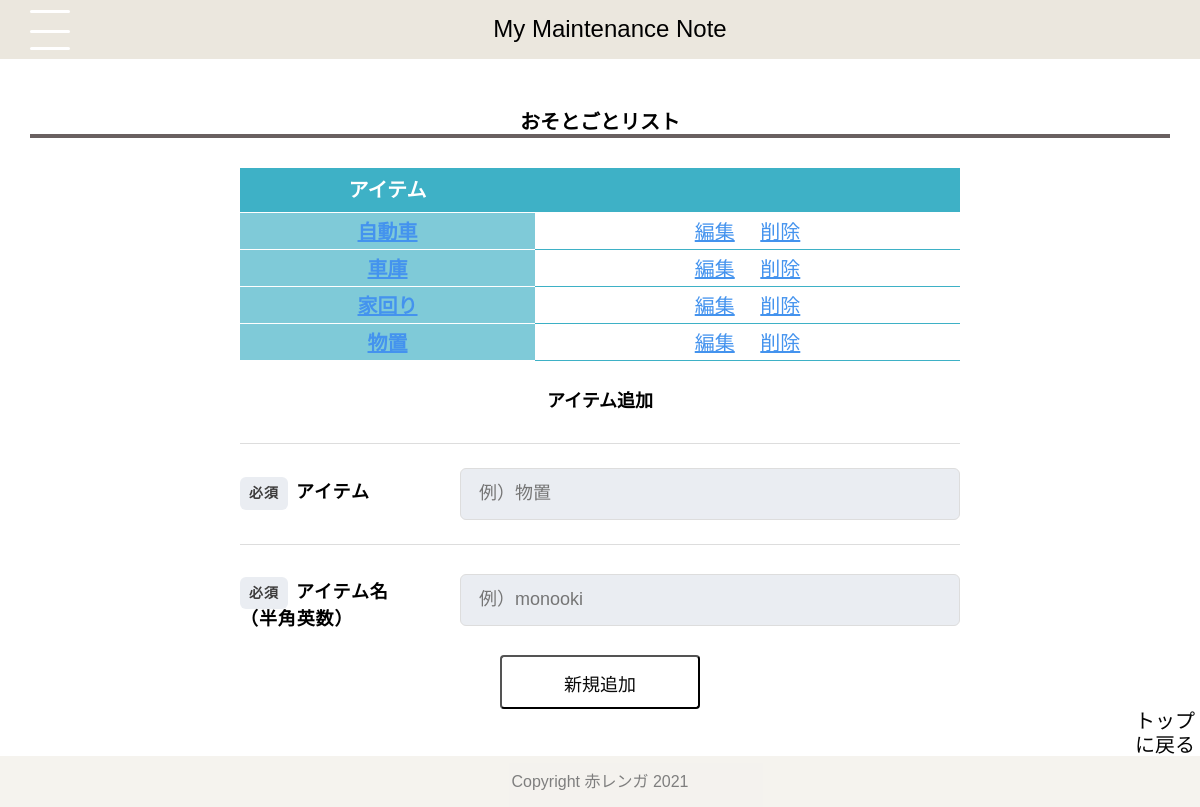
Screenshot of /list/soto with the database file from the repository.
### tables this page shows
CREATE TABLE "items" (
	"id"	INTEGER,
	"ios_id"	INTEGER,
	"item"	TEXT,
	"table_name"	TEXT,
	PRIMARY KEY("id" AUTOINCREMENT)
);

### app.py (the view)
@app.route("/list/soto")
def sotoitem_list():
    conn = sqlite3.connect("maintenance.db")
    c = conn.cursor()
    c.execute("select id, item from items where ios_id = 1")
    item_list=[]
    for row in c.fetchall():
        item_list.append({"id":row[0],"item":row[1]})
    c.close()
    return render_template("sotoitem_list.html",sotoitem_list = item_list)

### templates/sotoitem_list.html (shortened to what this page needs)
{% extends 'base.html' %}
{% block content %}
<h2>おそとごとリスト</h2>
<table class="table_list" width="60%">
    <thead>
        <tr>
            <th>アイテム</th>
            <th></th>
        </tr>
    </thead>
        {% for item in sotoitem_list %}
    <tdoby>
        <tr>
            <th label="アイテム"><a href="/tasklist/{{item['id']}}"  class="btn4">{{item['item']}}</a></th>
            <td>
                <div class="btn_top">
                    <a href="/edit/soto/{{item['id']}}" class="btn4">編集</a>
                    <a href="/del/soto/{{item['id']}}" onclick="return confirm('削除しますか？')" class="btn4">削除</a>
                </div>
            </td>
        </tr>
    </tdoby>
    {% endfor %}
</table>
        <h3>アイテム追加</h3>
<form action="/add/item/soto" method="POST">
    <div class="Form">
        <div class="Form-Item">
            <p class="Form-Item-Label">
            <span class="Form-Item-Label-Required">必須</span>アイテム
            </p>
            <input type="text" name="item" class="Form-Item-Input" placeholder="例）物置">
        </div>
        <div class="Form-Item">
            <p class="Form-Item-Label isMsg"><span class="Form-Item-Label-Required">必須</span>アイテム名<br>（半角英数）</p>
            <input type="text" name="table_name" class="Form-Item-Input" placeholder="例）monooki">
        </div>
    </div>
    <div>
        <button type="submit" class="btn1">新規追加</button>
    </div>
</form>
<div class="btn_top1">
    <a href="/index" type="button" class="btn5">トップに戻る</a>
</div>
{% endblock %}

### static/css/style.css (style rules this page uses)
html { overflow-y: scroll; }
body, h1, h2, h3, h4, h5, p, ul, ol, li, dl, dt, dd { margin: 0px; padding: 0px; }
body { background: #fff; text-align: center; font-size: 16px; line-height: 1.2; min-width: 100%; -webkit-text-size-adjust: 100%; }
a { outline: none; color: inherit; text-decoration: none; }
body { font-family: "Noto Sans Japanese", "ヒラギノ角ゴ Pro W3", "Hiragino Kaku Gothic Pro", "ヒラギノ角ゴ ProN W3", "Hiragino Kaku Gothic ProN", "游ゴシック", YuGothic, "メイリオ", "Meiryo", "HGPｺﾞｼｯｸM", "Osaka", "ＭＳ Ｐゴシック", sans-serif, Century Gothic, Arial; }
body { height: 800px; }
p { text-align: center; font-size: 20px; }
a { color:black; padding: 10px 10px; display: inline-block; font-size: 24px; }
h2 { font-size: 20px; margin: 30px; text-align:center; border-bottom: solid 4px rgb(105, 96, 96); }
h3 { font-size: 18px; text-align:center; margin: 30px; }
table { table-layout: auto; margin-left: auto; margin-right: auto; border-radius: 16px; }
table th { font-size: 20px; padding: 0; }
td { font-size: 20px; }
.table_list { border-collapse: collapse; }
.table_list thead th { background: #3EB1C6; padding: 10px 15px; border-bottom:#FFF solid 1px; color:#FFF; }
.table_list tbody th { background:#7fcad8; color:#FFF; padding: 2px;px 15px; border-bottom:#FFF solid 1px; vertical-align:middle; }
.table_list tbody tr:last-child th { border-bottom:#FFF solid 1px; }
.table_list tbody td { background:#FFF; padding:5px 15px; border-bottom:#3EB1C6 solid 1px; vertical-align:middle; }
form { margin-top: 20px; margin-left: auto; margin-right: auto; max-width: 720px; }
.Form { margin-top: 20px; margin-left: auto; margin-right: auto; max-width: 720px; }
.Form-Item { border-top: 1px solid #ddd; padding-top: 24px; padding-bottom: 24px; width: 100%; display: flex; align-items: center; }
.Form-Item-Label { width: 100%; max-width: 180px; letter-spacing: 0.05em; font-weight: bold; font-size: 18px; text-align: left; }
.Form-Item-Label.isMsg { margin-top: 8px; margin-bottom: auto; }
.Form-Item-Label-Required { border-radius: 6px; margin-right: 8px; padding-top: 8px; padding-bottom: 8px; width: 48px; display: inline-block; text-align: center; background: #eaedf2; color: rgb(61, 60, 60); font-size: 14px; }
.Form-Item-Input { border: 1px solid #ddd; border-radius: 6px; margin-left: 40px; padding-left: 1em; padding-right: 1em; height: 48px; flex: 1; width: 100%; background: #eaedf2; font-size: 18px; }
.btn1 { display: inline-block; width: 200px; height: 54px; text-align: center; text-decoration: none; line-height: 54px; outline: none; background-color:white; color: rgb(10, 10, 10); font-size: 18px; border-radius: 4px; }
.btn_top { text-align: center; }
.btn_top1 { text-align: right; }
.btn4 { height: 20px; font-size: 20px; border-radius: 8px; color: rgb(68, 147, 238); text-align: center; text-decoration: underline; padding: 2px 10px; }
.btn5 { width: 70px; height: 36px; font-size: 20px; border-radius: 8px; color: rgb(5, 5, 5); text-align: center; padding: 0; }

### rows the page displays
items: item "自動車"
items: item "車庫"
items: item "家回り"
items: item "物置"
